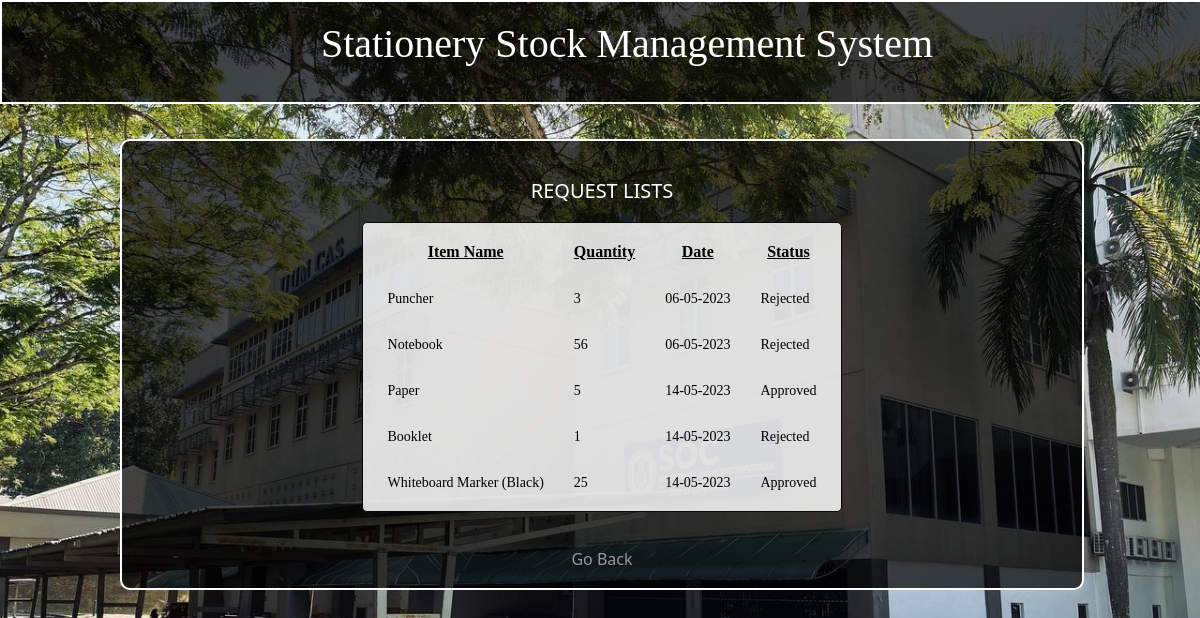
Page /requestList.php (signed in) on the committed database.
### tables this page shows
CREATE TABLE `issue` (
  `id` int(255) NOT NULL,
  `item_code` varchar(255) NOT NULL,
  `name` varchar(255) NOT NULL,
  `quantity` bigint(20) NOT NULL,
  `date` varchar(255) NOT NULL,
  `status` varchar(255) NOT NULL,
  `sid` varchar(255) NOT NULL
);

### requestList.php (the view, shortened to what this page needs)
<?php
include("setting.php");
$sid=$_SESSION['sid'];
?>
<!DOCTYPE html PUBLIC "-//W3C//DTD XHTML 1.0 Transitional//EN" "http://www.w3.org/TR/xhtml1/DTD/xhtml1-transitional.dtd">
<html xmlns="http://www.w3.org/1999/xhtml">
<head>
<link href="stylesheet.css" rel="stylesheet" type="text/css" />
</head>
<body>
<div id="banner">
<div align = "center">
<br />
<span class="head">Stationery Stock Management System</span><br />
</div>
<br />
<br />
<br />
<br />
<div align="center">
<div id="wrapper">
<br />
<br />
<span class="SubHead">REQUEST LISTS</span>
<br />
<br />
<table border="0" class="table" cellpadding="10" cellspacing="10">
<tr class="labels" style="text-decoration:underline;"><th>Item Name</th><th>Quantity</th><th>Date</th><th>Status</th></tr>
<?php
$x=mysqli_query($set,"SELECT * FROM issue WHERE sid ='$sid'");
while($y=mysqli_fetch_array($x))
{
	?>
<tr class="labels" style="font-size:14px;"><td><?php echo $y['name'];?></td><td><?php echo $y['quantity'];?></td>
<td><?php echo $y['date'];?></td><td><?php echo $y['status'];?></td>
</tr>
<?php
}
?>
</table><br />
<br />
<a href="home.php" class="link">Go Back</a>
<br />
<br />
</div>
</div>
</body>
</html>

### stylesheet.css (style rules this page uses)
body { background-image:url(images/socbg4.jpg); margin:0px; background-size: cover; background-repeat: no-repeat; height: 100vh; }
.head { font-family:"Trebuchet MS"; font-size:40px; color:#FFF; margin-left:50px; }
#banner { width:100%; height:100px; border:2px solid #FFF; background-color:rgba(0,0,0,0.7); }
#wrapper { width:80%; border-radius:10px; border:2px solid #FFF; background-color:rgba(0,0,0,0.7); }
.SubHead { font-family:"Segoe UI"; color:#FFF; font-size:20px; }
.labels { font-family:"Trebuchet MS"; font-size:16px; color:rgb(0, 0, 0); }
.table { border-radius:5px; padding:0px 5px; border:1px solid rgb(8, 8, 8); background-color:#ffffffd7; }
a.link:link { font-family:"Segoe UI";font-size:16px;color:#9b9797;text-decoration:none; }

### rows in the picture
issue: name "Puncher", quantity "3", date "06-05-2023", status "Rejected"
issue: name "Notebook", quantity "56", date "06-05-2023", status "Rejected"
issue: name "Paper", quantity "5", date "14-05-2023", status "Approved"
issue: name "Booklet", quantity "1", date "14-05-2023", status "Rejected"
issue: name "Whiteboard Marker (Black)", quantity "25", date "14-05-2023", status "Approved"
